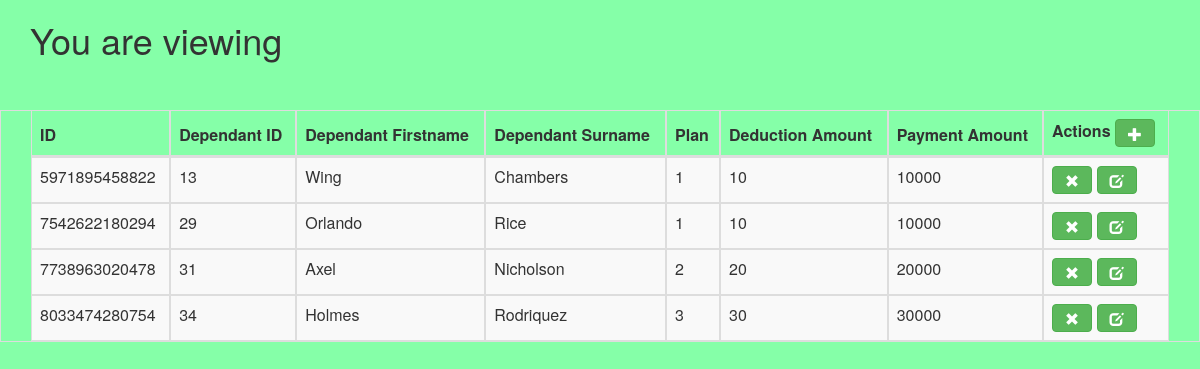
/viewEmployee.php?memID=27, run on the app's committed database.
### tables this page shows
CREATE TABLE `dependents` (
  `ID` varchar(13) NOT NULL,
  `depID` int(11) NOT NULL,
  `memID` int(12) NOT NULL,
  `coverageDate` date NOT NULL,
  `planID` int(255) NOT NULL
);

CREATE TABLE `persons` (
  `IDnum` varchar(13) NOT NULL,
  `PhoneNum` varchar(14) NOT NULL,
  `DOB` date NOT NULL,
  `email` varchar(256) NOT NULL,
  `fnames` varchar(256) NOT NULL,
  `sname` varchar(256) NOT NULL
);

CREATE TABLE `plans` (
  `planID` int(11) NOT NULL,
  `deductionAmount` int(255) NOT NULL,
  `paymentAmount` int(255) NOT NULL
);

### includes/dbFunctions.php (called while the page is built, shortened)
<?php
function selectDep($memID)
{
    $sqlConn = connectToDb();
    $query = "SELECT persons.IDnum, dependents.depID,  persons.fnames, persons.sname, plans.planID, plans.deductionAmount, plans.paymentAmount
FROM dependents
INNER join persons on persons.IDnum = dependents.ID
INNER join plans on plans.planID = dependents.planID
where dependents.memID = '".$memID."'";
    $result = $sqlConn ->query($query);
    return $result;
}
?>

### viewEmployee.php (the view, shortened to what this page needs)
<?php
include('includes/dbFunctions.php');
$memID = $_GET['memID'];
$farmID = $_GET['farmID'];
$table = selectDep($memID);
$head = getMemName($memID);
$header = $head ->fetch_array(MYSQLI_BOTH)
?>
<html>
<head>
        <link rel="stylesheet" href="http://maxcdn.bootstrapcdn.com/bootstrap/3.3.6/css/bootstrap.min.css">
        <link rel="stylesheet" href="Stylesheet.css">
</head>
<body>
<h1>You are viewing <?php echo $header['fnames'] ." ".$header['sname'] ?></h1>
<br>
<br>
<table class="table table-striped table-bordered">
    <thead class="thead-dark">
    <tr>
        <th>ID</th>
        <th>Dependant ID </th>
        <th>Dependant Firstname</th>
        <th>Dependant Surname</th>
        <th>Plan</th>
        <th>Deduction Amount</th>
        <th>Payment Amount</th>
        <th> Actions <button type="button" class="btn btn-success" data-toggle="modal" data-target="#submitAddDependentTicketModal">
                <span class="glyphicon glyphicon-plus"></span>
            </button></th>
    </tr>
    </thead>
    <?php
    while ($row = $table->fetch_array(MYSQLI_BOTH)) {
        echo '<tr>'
            . '<td>' . $row['IDnum'] . '</td>'
            . '<td>' . $row['depID'] . '</td>'
            . '<td>' .  $row['fnames']  . '</td>'
            . '<td>' .  $row['sname']  . '</td>'
            . '<td>' .  $row['planID']  . '</td>'
            . '<td>' .  $row['deductionAmount']  . '</td>'
            . '<td>' .  $row['paymentAmount']  . '</td>'
            . '
                <td> '
            . '
                                    <button type="button" class="btn btn-success" data-toggle="modal" data-target="#submitRemoveTicketModal' . $row['depID'] . ' ">
                        <span class="glyphicon glyphicon-remove"></span>
                    </button>
                    <div class="modal fade" id="submitRemoveTicketModal' . $row['depID'] . '" tabindex="-1" role="dialog" aria-labelledby="submitRemoveTicketModalLabel"
                         aria-hidden="true">
                                           Remove '.  $row['fnames']  . ' ' . $row['sname'] . '
                                        <input id = "input' . $row['depID'] . '"  type = "text" name ="comment" >
                                        <input onclick="submitRemoveTicket('.$row['depID'].',' . $farmID . ')"  type="submit" class="btn btn-success">
                    </div>
                    <button type="button" class="btn btn-success" data-toggle="modal" data-target="#submitEditTicketModal' . $row['depID'] . ' ">
                        <span class="glyphicon glyphicon-edit"></span>
                    </button>
                    <div class="modal fade" id="submitEditTicketModal' . $row['depID'] . '" tabindex="-1" role="dialog" aria-labelledby="submitEditTicketModalLabel"
                         aria-hidden="true">
                                        <label>Edit '.  $row['fnames'].' '. $row['sname'].' </label>
                                        <select id = "plans'.$row['depID'].'" name = "planID" >
                                        </select>
                                        <input id = "editinput' . $row['depID'] . '"  type = "text" name ="comment" >
                                        <input type = "submit" onclick = "submitEditTicket('.$row['depID'].',' . $farmID . ')" class="btn btn-success">
                    </div>
            </td>'
            . '<tr>';
    }
    ?>
</table>
</body>
</html>

### Stylesheet.css (style rules this page uses)
table { padding-left: 30px; padding-right: 30px; border-collapse: separate; }
h1 { padding-left: 30px; padding-right: 30px; }
body { background-color: rgba(68, 255, 122, 0.65); }

### data on the page
dependents: persons.IDnum "5971895458822", depID "13", persons.fnames "Wing", persons.sname "Chambers", planID.planID "1", planID.deductionAmount "10", planID.paymentAmount "10000"
dependents: persons.IDnum "7542622180294", depID "29", persons.fnames "Orlando", persons.sname "Rice", planID.planID "1", planID.deductionAmount "10", planID.paymentAmount "10000"
dependents: persons.IDnum "7738963020478", depID "31", persons.fnames "Axel", persons.sname "Nicholson", planID.planID "2", planID.deductionAmount "20", planID.paymentAmount "20000"
dependents: persons.IDnum "8033474280754", depID "34", persons.fnames "Holmes", persons.sname "Rodriquez", planID.planID "3", planID.deductionAmount "30", planID.paymentAmount "30000"
